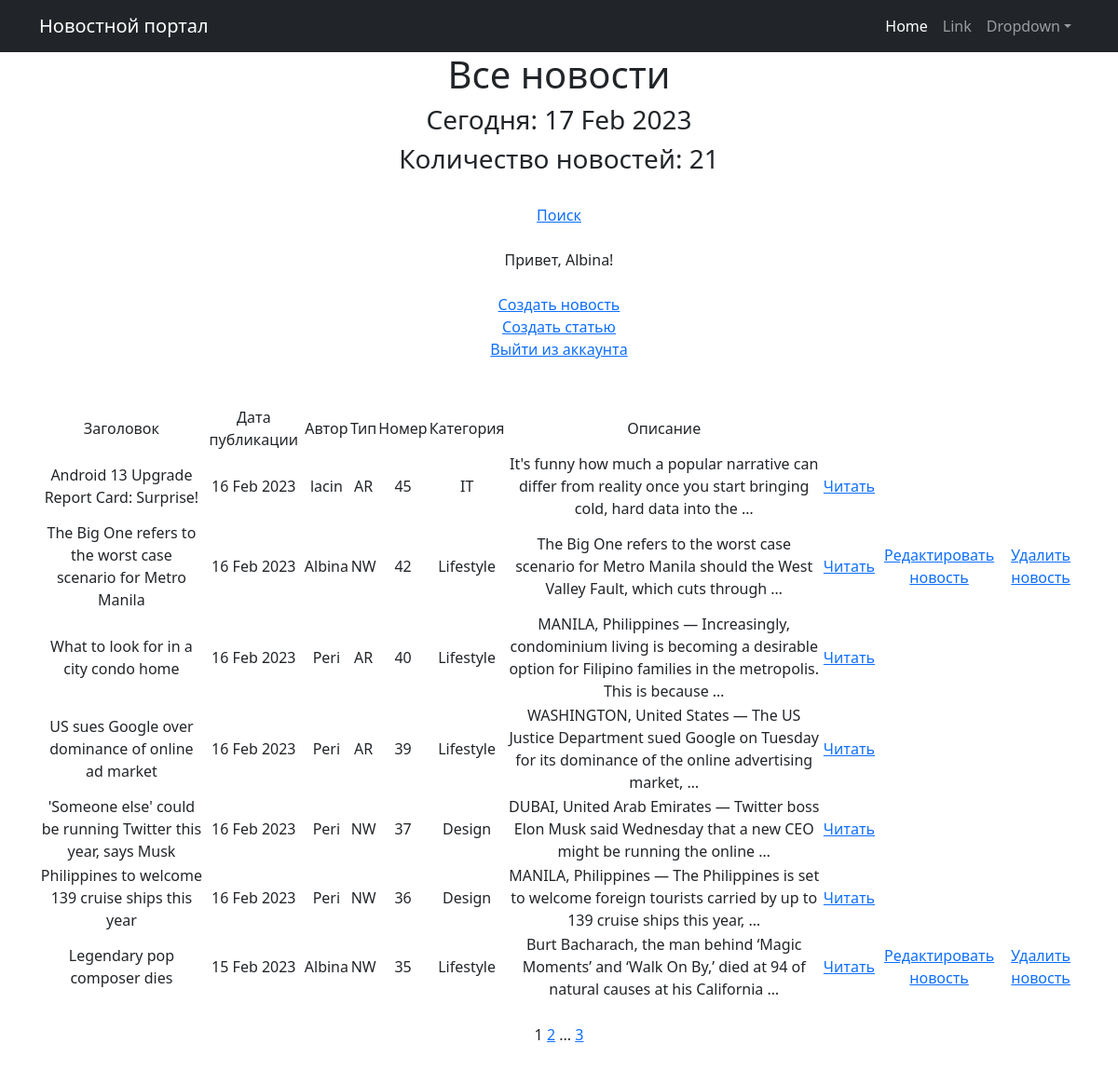
Page /news/ (signed in) on the committed database.
### news/models.py (models this page shows, shortened)
class Post(models.Model):
    author = models.ForeignKey(Author, on_delete=models.CASCADE)
    NEWS = 'NW'
    ARTICLE = 'AR'
    CATEGORY_CHOICES = (
        (NEWS, 'Новость'),
        (ARTICLE, 'Статья'),
    )
    categoryType = models.CharField(max_length=2, choices=CATEGORY_CHOICES, default=ARTICLE)
    dateCreation = models.DateTimeField(auto_now_add=True)
    postCategory = models.ManyToManyField(Category, through='PostCategory')
    title = models.CharField(max_length=128)
    text = models.TextField()
    rating = models.SmallIntegerField(default=0)

class Author(models.Model):
    authorUser = models.OneToOneField(User, on_delete=models.CASCADE)
    ratingAuthor = models.SmallIntegerField(default=0)
    def __str__(self):
        return f'{self.authorUser.username}'

class Category(models.Model):
    name = models.CharField(max_length=64, unique=True)
    class Meta:
        verbose_name = 'Category'
        verbose_name_plural = 'Categories'

### news/views.py (the view, shortened to what this page needs)
# urls.py: path('', NewsList.as_view(), name='news'),
class NewsList(ListView):
    model = Post
    ordering = '-dateCreation'
    template_name = 'news.html'
    context_object_name = 'news'
    paginate_by = 7
    def get_queryset(self):
        queryset = super().get_queryset()
        self.filterset = NewsFilter(self.request.GET, queryset)
        return self.filterset.qs
    def get_context_data(self, **kwargs):
        context = super().get_context_data(**kwargs)
        context['all_news'] = Post.objects.all()
        context['filterset'] = self.filterset
        return context

### news/templatetags/custom_filters.py (called while the page is built)
@register.filter()
def censor(value):
    censor_replace = str(value)
    for key in censored_words.keys():
        censor_replace = censor_replace.replace(key, censored_words[key])
    return censor_replace

### news/templatetags/custom_tags.py (called while the page is built)
@register.simple_tag()
def current_time(format_string='%d %b %Y'):
   return datetime.utcnow().strftime(format_string)

@register.simple_tag(takes_context=True)
def url_replace(context, **kwargs):
   d = context['request'].GET.copy()
   for k, v in kwargs.items():
       d[k] = v
   return d.urlencode()

### templates/news.html (shortened to what this page needs)
{% extends 'flatpages/default.html' %}
{% load custom_filters %}
{% load custom_tags %}
{% block content %}
   <h1>Все новости</h1>
   <h3>Сегодня: {% current_time '%d %b %Y' %}</h3>
   <h3>Количество новостей: {{ all_news|length }}</h3>
<br>
<a href="{% url 'search' %}">Поиск</a><br><br>
{% if user.is_authenticated %}
Привет, {{ request.user.username }}!<br><br>
{% endif %}
{% if perms.news.add_post %}
<a href="{% url 'news_create' %}">Создать новость</a><br>
<a href="{% url 'article_create' %}">Создать статью</a><br>
{% endif %}
{% if user.is_authenticated %}
<a href="{% url 'logout' %}">Выйти из аккаунта</a><br><br><br>
{% else %}
<a href="{% url 'login' %}">Войти/зарегистрироваться</a><br><br><br>
{% endif %}
       <table>
           <tr>
               <td>   Заголовок   </td>
               <td>   Дата публикации   </td>
               <td>   Автор   </td>
               <td>   Тип   </td>
               <td>   Номер   </td>
               <td>   Категория   </td>
               <td>  Описание   </td>
           </tr>
           {% for post in news %}
           {% for category in post.postCategory.all %}
           <tr>
               <td>{{ post.title|censor }}</td>
               <td>{{ post.dateCreation|date:'d M Y' }}</td>
               <td>{{ post.author }}</td>
               <td>{{ post.categoryType }}</td>
               <td>{{ post.pk }}</td>
               <td>{{ category.name }}</td>
               <td>{{ post.text|truncatewords:20|censor }}</td>
               <td><a href='{% url 'post_detail' post.id %}'>Читать</a></td>
               <td>
                   {% if perms.news.change_post %}
                   {% if post.author == request.user.author %}
                   {% if post.categoryType == 'NW' %}
                   <a href="{% url 'news_edit' post.id %}">Редактировать новость</a>
                   {% elif post.categoryType == 'AR' %}
                   <a href="{% url 'article_edit' post.id %}">Редактировать статью</a>
                   {% endif %}
                   {% endif %}
                   {% endif %}
               </td>
               <td>
                   {% if 'news.delete_post' in perms %}
                   {% if post.author == request.user.author %}
                   {% if post.categoryType == 'NW' %}
                   <a href="{% url 'news_delete' post.id %}">Удалить новость </a>
                   {% elif post.categoryType == 'AR' %}
                   <a href="{% url 'article_delete' post.id %}">Удалить статью</a>
                   {% endif %}
                   {% endif %}
                   {% endif %}
               </td>
           </tr>
           {% endfor %}
           {% endfor %}
       </table>
<br>
   {{ page_obj.number }}
   {% if page_obj.has_next %}
       <a href="?{% url_replace page=page_obj.next_page_number %}">{{ page_obj.next_page_number }}</a>
       {% if paginator.num_pages != page_obj.next_page_number %}
           ...
           <a href="?{% url_replace page=page_obj.paginator.num_pages %}">{{ page_obj.paginator.num_pages }}</a>
       {% endif %}
   {% endif %}
<br><br><br>
{% endblock content %}

### rows in the picture
Post: title|censor "Android 13 Upgrade Report Card: Surprise!", dateCreation "16 Feb 2023", author "lacin", categoryType "AR", pk "45", text|censor "It's funny how much a popular narrative can differ from reality once you start bringing cold, hard data into the …"
Category: name "IT"
Post: title|censor "The Big One refers to the worst case scenario for Metro Manila", dateCreation "16 Feb 2023", author "Albina", categoryType "NW", pk "42", text|censor "The Big One refers to the worst case scenario for Metro Manila should the West Valley Fault, which cuts through …"
Category: name "Lifestyle", shows "Редактировать новость", shows "Удалить новость"
Post: title|censor "What to look for in a city condo home", dateCreation "16 Feb 2023", author "Peri", categoryType "AR", pk "40", text|censor "MANILA, Philippines — Increasingly, condominium living is becoming a desirable option for Filipino families in the metropolis. This is because …"
Post: title|censor "US sues Google over dominance of online ad market", dateCreation "16 Feb 2023", author "Peri", categoryType "AR", pk "39", text|censor "WASHINGTON, United States — The US Justice Department sued Google on Tuesday for its dominance of the online advertising market, …"
Post: title|censor "'Someone else' could be running Twitter this year, says Musk", dateCreation "16 Feb 2023", author "Peri", categoryType "NW", pk "37", text|censor "DUBAI, United Arab Emirates — Twitter boss Elon Musk said Wednesday that a new CEO might be running the online …"
Category: name "Design"
Post: title|censor "Philippines to welcome 139 cruise ships this year", dateCreation "16 Feb 2023", author "Peri", categoryType "NW", pk "36", text|censor "MANILA, Philippines — The Philippines is set to welcome foreign tourists carried by up to 139 cruise ships this year, …"
Post: title|censor "Legendary pop composer dies", dateCreation "15 Feb 2023", author "Albina", categoryType "NW", pk "35", text|censor "Burt Bacharach, the man behind ‘Magic Moments’ and ‘Walk On By,’ died at 94 of natural causes at his California …"

### other values in the picture
{{ all_news|length }} "21"
{{ request.user.username }} "Albina"
{{ page_obj.number }} "1"
{{ page_obj.next_page_number }} "2"
{{ page_obj.paginator.num_pages }} "3"
